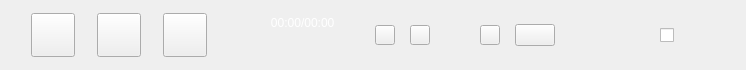
       <widget class="QWidget" name="bottomWidget" native="true">
        <property name="minimumSize">
         <size>
          <width>0</width>
          <height>70</height>
         </size>
        </property>
        <property name="maximumSize">
         <size>
          <width>16777215</width>
          <height>70</height>
         </size>
        </property>
        <property name="styleSheet">
         <string notr="true"/>
        </property>
        <layout class="QHBoxLayout" name="horizontalLayout_4">
         <property name="spacing">
          <number>0</number>
         </property>
         <property name="leftMargin">
          <number>0</number>
         </property>
         <property name="topMargin">
          <number>0</number>
         </property>
         <property name="rightMargin">
          <number>0</number>
         </property>
         <property name="bottomMargin">
          <number>0</number>
         </property>
         <item>
          <widget class="QWidget" name="bottomLeftWidget" native="true">
           <property name="minimumSize">
            <size>
             <width>240</width>
             <height>0</height>
            </size>
           </property>
           <property name="maximumSize">
            <size>
             <width>240</width>
             <height>16777215</height>
            </size>
           </property>
           <layout class="QHBoxLayout" name="horizontalLayout_7">
            <property name="spacing">
             <number>0</number>
            </property>
            <item>
             <widget class="QToolButton" name="musicPrevious">
              <property name="minimumSize">
               <size>
                <width>44</width>
                <height>44</height>
               </size>
              </property>
              <property name="maximumSize">
               <size>
                <width>44</width>
                <height>44</height>
               </size>
              </property>
              <property name="cursor">
               <cursorShape>PointingHandCursor</cursorShape>
              </property>
              <property name="styleSheet">
               <string notr="true">QPushButton {
	border:none;
	background-image: url(:/kugou/btn_previous_normal);
}
QPushButton:hover {
	background-image: url(:/kugou/btn_previous_hover);
}</string>
              </property>
             </widget>
            </item>
            <item>
             <widget class="QToolButton" name="musicKey">
              <property name="minimumSize">
               <size>
                <width>44</width>
                <height>44</height>
               </size>
              </property>
              <property name="maximumSize">
               <size>
                <width>44</width>
                <height>44</height>
               </size>
              </property>
              <property name="cursor">
               <cursorShape>PointingHandCursor</cursorShape>
              </property>
              <property name="styleSheet">
               <string notr="true">QPushButton {
	border:none;
	background-image: url(:/kugou/btn_play_normal);
}
QPushButton:hover {
	background-image: url(:/kugou/btn_play_hover);
}</string>
              </property>
             </widget>
            </item>
            <item>
             <widget class="QToolButton" name="musicNext">
              <property name="minimumSize">
               <size>
                <width>44</width>
                <height>44</height>
               </size>
              </property>
              <property name="maximumSize">
               <size>
                <width>44</width>
                <height>44</height>
               </size>
              </property>
              <property name="cursor">
               <cursorShape>PointingHandCursor</cursorShape>
              </property>
              <property name="styleSheet">
               <string notr="true">QPushButton {
	border:none;
	background-image: url(:/kugou/btn_next_normal);
}
QPushButton:hover {
	background-image: url(:/kugou/btn_next_hover);
}</string>
              </property>
             </widget>
            </item>
           </layout>
          </widget>
         </item>
         <item>
          <widget class="QWidget" name="bottomCenterWidget" native="true">
           <property name="styleSheet">
            <string notr="true"/>
           </property>
           <layout class="QGridLayout" name="gridLayout">
            <property name="leftMargin">
             <number>0</number>
            </property>
            <property name="topMargin">
             <number>0</number>
            </property>
            <property name="rightMargin">
             <number>0</number>
            </property>
            <property name="bottomMargin">
             <number>0</number>
            </property>
            <property name="horizontalSpacing">
             <number>5</number>
            </property>
            <property name="verticalSpacing">
             <number>0</number>
            </property>
            <item row="1" column="5">
             <widget class="QLabel" name="rightMargin">
              <property name="minimumSize">
               <size>
                <width>20</width>
                <height>0</height>
               </size>
              </property>
              <property name="maximumSize">
               <size>
                <width>20</width>
                <height>16777215</height>
               </size>
              </property>
              <property name="text">
               <string/>
              </property>
             </widget>
            </item>
            <item row="1" column="1">
             <layout class="QVBoxLayout" name="musicQualityWindow">
              <property name="spacing">
               <number>6</number>
              </property>
             </layout>
            </item>
            <item row="3" column="0" colspan="6">
             <widget class="MusicTimerSliderWidget" name="musicTimeWidget" native="true">
              <property name="minimumSize">
               <size>
                <width>0</width>
                <height>40</height>
               </size>
              </property>
              <property name="maximumSize">
               <size>
                <width>16777215</width>
                <height>40</height>
               </size>
              </property>
              <property name="styleSheet">
               <string notr="true"/>
              </property>
             </widget>
            </item>
            <item row="1" column="4">
             <widget class="QWidget" name="timeWidget" native="true">
              <property name="minimumSize">
               <size>
                <width>80</width>
                <height>0</height>
               </size>
              </property>
              <property name="maximumSize">
               <size>
                <width>80</width>
                <height>16777215</height>
               </size>
              </property>
              <property name="styleSheet">
               <string notr="true"/>
              </property>
              <layout class="QHBoxLayout" name="horizontalLayout_9">
               <property name="spacing">
                <number>0</number>
               </property>
               <property name="leftMargin">
                <number>0</number>
               </property>
               <property name="topMargin">
                <number>0</number>
               </property>
               <property name="rightMargin">
                <number>0</number>
               </property>
               <property name="bottomMargin">
                <number>0</number>
               </property>
               <item>
                <widget class="QLabel" name="playCurrentTime">
                 <property name="styleSheet">
                  <string notr="true">color:#FFFFFF;</string>
                 </property>
                 <property name="text">
                  <string>00:00</string>
                 </property>
                 <property name="alignment">
                  <set>Qt::AlignRight|Qt::AlignTrailing|Qt::AlignVCenter</set>
                 </property>
                </widget>
               </item>
               <item>
                <widget class="QLabel" name="playTotalTime">
                 <property name="styleSheet">
                  <string notr="true">color:#FFFFFF;</string>
                 </property>
                 <property name="text">
                  <string>/00:00</string>
                 </property>
                 <property name="alignment">
                  <set>Qt::AlignLeading|Qt::AlignLeft|Qt::AlignVCenter</set>
                 </property>
                </widget>
               </item>
              </layout>
             </widget>
            </item>
            <item row="1" column="2" colspan="2">
             <widget class="MusicMarqueeWidget" name="showCurrentSong" native="true">
              <property name="styleSheet">
               <string notr="true">color:#FFFFFF;font-weight:bold;font-size:15px;</string>
              </property>
              <property name="text" stdset="0">
               <string>当前无正在播放的歌曲</string>
              </property>
             </widget>
            </item>
            <item row="0" column="0" colspan="6">
             <widget class="QLabel" name="topMargin">
              <property name="text">
               <string/>
              </property>
             </widget>
            </item>
            <item row="1" column="0">
             <widget class="QLabel" name="leftMargin">
              <property name="minimumSize">
               <size>
                <width>1</width>
                <height>0</height>
               </size>
              </property>
              <property name="maximumSize">
               <size>
                <width>1</width>
                <height>16777215</height>
               </size>
              </property>
              <property name="text">
               <string/>
              </property>
             </widget>
            </item>
           </layout>
          </widget>
         </item>
         <item>
          <widget class="QWidget" name="bottomRightWidget" native="true">
           <property name="minimumSize">
            <size>
             <width>380</width>
             <height>0</height>
            </size>
           </property>
           <property name="maximumSize">
            <size>
             <width>380</width>
             <height>16777215</height>
            </size>
           </property>
           <property name="styleSheet">
            <string notr="true"/>
           </property>
           <layout class="QHBoxLayout" name="horizontalLayout_6">
            <property name="spacing">
             <number>15</number>
            </property>
            <property name="rightMargin">
             <number>0</number>
            </property>
            <item>
             <widget class="QToolButton" name="musicBestLove">
              <property name="minimumSize">
               <size>
                <width>20</width>
                <height>20</height>
               </size>
              </property>
              <property name="maximumSize">
               <size>
                <width>20</width>
                <height>20</height>
               </size>
              </property>
              <property name="cursor">
               <cursorShape>PointingHandCursor</cursorShape>
              </property>
              <property name="focusPolicy">
               <enum>Qt::NoFocus</enum>
              </property>
              <property name="styleSheet">
               <string notr="true">QPushButton {
	border:none;
	background-image: url(:/kugou/btn_unloved_normal);
}
QPushButton:hover {
	background-image: url(:/kugou/btn_unloved_hover);
}
QPushButton:pressed {
	background-image: url(:/kugou/btn_loved_normal);
}</string>
              </property>
              <property name="checkable">
               <bool>true</bool>
              </property>
             </widget>
            </item>
            <item>
             <widget class="QToolButton" name="musicDownload">
              <property name="minimumSize">
               <size>
                <width>20</width>
                <height>20</height>
               </size>
              </property>
              <property name="maximumSize">
               <size>
                <width>20</width>
                <height>20</height>
               </size>
              </property>
              <property name="cursor">
               <cursorShape>PointingHandCursor</cursorShape>
              </property>
              <property name="focusPolicy">
               <enum>Qt::NoFocus</enum>
              </property>
              <property name="styleSheet">
               <string notr="true">QPushButton {
	border:none;
	background-image: url(:/kugou/btn_random_normal);
}
QPushButton:hover {
	background-image: url(:/kugou/btn_random_hover);
}</string>
              </property>
             </widget>
            </item>
            <item>
             <widget class="MusicPlayBackModeWidget" name="musicPlayMode" native="true">
              <property name="minimumSize">
               <size>
                <width>20</width>
                <height>20</height>
               </size>
              </property>
              <property name="maximumSize">
               <size>
                <width>20</width>
                <height>20</height>
               </size>
              </property>
              <property name="cursor">
               <cursorShape>PointingHandCursor</cursorShape>
              </property>
              <property name="focusPolicy">
               <enum>Qt::NoFocus</enum>
              </property>
              <property name="styleSheet">
               <string notr="true">QPushButton {
	border:none;
	background-image: url(:/kugou/btn_download_normal);
}
QPushButton:hover {
	background-image: url(:/kugou/btn_download_hover);
}
QPushButton:pressed {
	background-image: url(:/kugou/btn_download_hover);
	margin-left:-20px;    
}</string>
              </property>
             </widget>
            </item>
            <item>
             <widget class="QToolButton" name="musicSimilarFound">
              <property name="minimumSize">
               <size>
                <width>20</width>
                <height>20</height>
               </size>
              </property>
              <property name="maximumSize">
               <size>
                <width>20</width>
                <height>20</height>
               </size>
              </property>
              <property name="cursor">
               <cursorShape>PointingHandCursor</cursorShape>
              </property>
              <property name="focusPolicy">
               <enum>Qt::NoFocus</enum>
              </property>
              <property name="styleSheet">
               <string notr="true">QPushButton {
	border:none;
	background-image: url(:/kugou/btn_more_normal);
}
QPushButton:hover {
	background-image: url(:/kugou/btn_more_hover);
}</string>
              </property>
              <property name="checkable">
               <bool>true</bool>
              </property>
             </widget>
            </item>
            <item>
             <widget class="QPushButton" name="lrcDisplayAllButton">
              <property name="enabled">
               <bool>true</bool>
              </property>
              <property name="autoFillBackground">
               <bool>false</bool>
              </property>
              <property name="styleSheet">
               <string notr="true">QPushButton{border:none;background:transparent;};</string>
              </property>
             </widget>
            </item>
            <item>
             <widget class="MusicVolumePopWidget" name="musicSound" native="true">
              <property name="minimumSize">
               <size>
                <width>20</width>
                <height>20</height>
               </size>
              </property>
              <property name="maximumSize">
               <size>
                <width>20</width>
                <height>20</height>
               </size>
              </property>
              <property name="text" stdset="0">
               <string/>
              </property>
             </widget>
            </item>
            <item>
             <widget class="MusicEnhancedWidget" name="musicEnhancedButton" native="true">
              <property name="minimumSize">
               <size>
                <width>40</width>
                <height>20</height>
               </size>
              </property>
              <property name="maximumSize">
               <size>
                <width>40</width>
                <height>20</height>
               </size>
              </property>
             </widget>
            </item>
            <item>
             <widget class="QCheckBox" name="musicDesktopLrc">
              <property name="minimumSize">
               <size>
                <width>20</width>
                <height>20</height>
               </size>
              </property>
              <property name="maximumSize">
               <size>
                <width>20</width>
                <height>20</height>
               </size>
              </property>
              <property name="text">
               <string/>
              </property>
              <property name="checkable">
               <bool>true</bool>
              </property>
              <property name="checked">
               <bool>false</bool>
              </property>
             </widget>
            </item>
            <item>
             <widget class="QToolButton" name="musicPlayedList">
              <property name="minimumSize">
               <size>
                <width>64</width>
                <height>20</height>
               </size>
              </property>
              <property name="maximumSize">
               <size>
                <width>64</width>
                <height>20</height>
               </size>
              </property>
              <property name="styleSheet">
               <string notr="true"> QToolButton{ border:none;
background-image: url(:/functions/btn_queue_normal);}
QToolButton:hover{ background-image: url(:/functions/btn_queue_hover);}</string>
              </property>
              <property name="text">
               <string/>
              </property>
             </widget>
            </item>
           </layout>
          </widget>
         </item>
        </layout>
       </widget>
